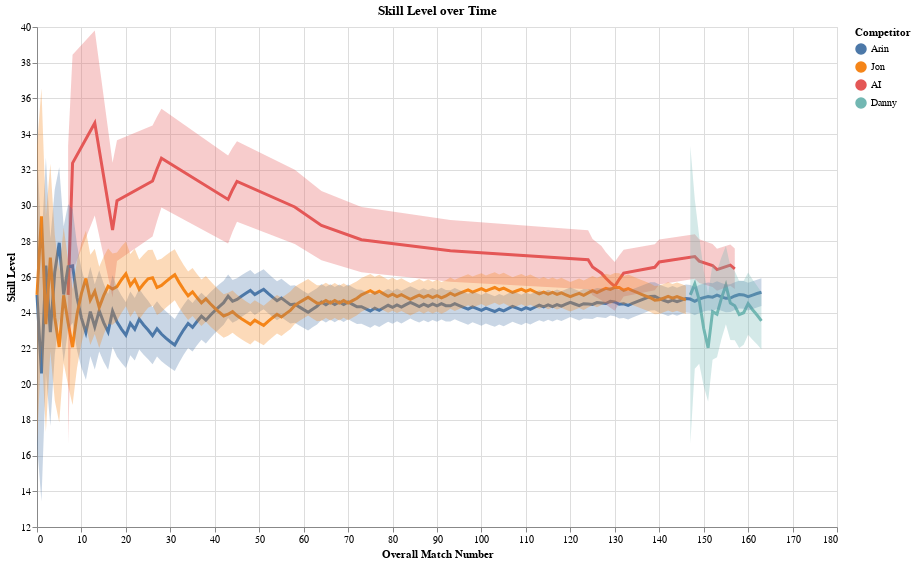

The code cell stored with this chart in its notebook:
### Code cell
base = alt.Chart(competitor_ranking_over_time_df, title='Skill Level over Time').encode(
    x=alt.X('overall_match_number', title='Overall Match Number'),
    color=alt.Color('competitor', title='Competitor', sort=color_order),
)

legend_selection = alt.selection_multi(fields=['competitor'], bind='legend')
match_slider = alt.binding_range(min=1, max=competitor_ranking_over_time_df['overall_match_number'].max(), step=1, name='Final Match Number:')
match_selection = alt.selection_single(name="final_match_number", fields=['overall_match_number'],
                                   bind=match_slider, init={'overall_match_number':competitor_ranking_over_time_df['overall_match_number'].max()})

mu = base.mark_line(strokeWidth=3).encode(
    y=alt.Y('mu', title='Skill Level', scale=alt.Scale(zero=False)),
    opacity=alt.condition(legend_selection, alt.value(1), alt.value(0.1))
)

sigma = base.mark_area().encode(
    y='y:Q',
    y2='y2:Q',
    fillOpacity=alt.condition(legend_selection, alt.value(0.3), alt.value(0.05))
).transform_calculate(
    y='datum.mu+datum.sigma',
    y2='datum.mu-datum.sigma'
)

(mu + sigma).add_selection(
    legend_selection
).add_selection(
    match_selection
).transform_filter(
    alt.datum.overall_match_number <= match_selection.overall_match_number
).properties(
    width=800,
    height=500
)

### Figure 1 — Vega-Lite specification as saved in the notebook (floating-point values rounded to 4 significant figures; data arrays with more than 128 entries replaced by an {"elided": "..."} marker saying what was removed)
{"config": {"view": {"continuousWidth": 400, "continuousHeight": 300}}, "layer": [{"mark": {"type": "line", "strokeWidth": 3}, "encoding": {"color": {"type": "nominal", "field": "competitor", "sort": ["Arin", "Jon", "AI", "Danny"], "title": "Competitor"}, "opacity": {"condition": {"value": 1, "selection": "selector001"}, "value": 0.1}, "x": {"type": "quantitative", "field": "overall_match_number", "title": "Overall Match Number"}, "y": {"type": "quantitative", "field": "mu", "scale": {"zero": false}, "title": "Skill Level"}}, "selection": {"selector001": {"type": "multi", "fields": ["competitor"], "bind": "legend"}, "final_match_number": {"type": "single", "fields": ["overall_match_number"], "bind": {"input": "range", "max": 163.0, "min": 1, "name": "Final Match Number:", "step": 1}, "init": {"overall_match_number": 163.0}}}, "title": "Skill Level over Time"}, {"mark": "area", "encoding": {"color": {"type": "nominal", "field": "competitor", "sort": ["Arin", "Jon", "AI", "Danny"], "title": "Competitor"}, "fillOpacity": {"condition": {"value": 0.3, "selection": "selector001"}, "value": 0.05}, "x": {"type": "quantitative", "field": "overall_match_number", "title": "Overall Match Number"}, "y": {"type": "quantitative", "field": "y"}, "y2": {"field": "y2"}}, "title": "Skill Level over Time", "transform": [{"calculate": "datum.mu+datum.sigma", "as": "y"}, {"calculate": "datum.mu-datum.sigma", "as": "y2"}]}], "data": {"name": "data-2750598be0fd80a250618d808adda621"}, "height": 500, "transform": [{"filter": "(datum.overall_match_number <= final_match_number.overall_match_number)"}], "width": 800, "$schema": "https://vega.github.io/schema/vega-lite/v4.8.1.json", "datasets": {"data-2750598be0fd80a250618d808adda621": {"elided": "359 records"}}}
